Frame 1 (no input): blank canvas, image omitted
Frame 60 (no input): blank canvas, image omitted
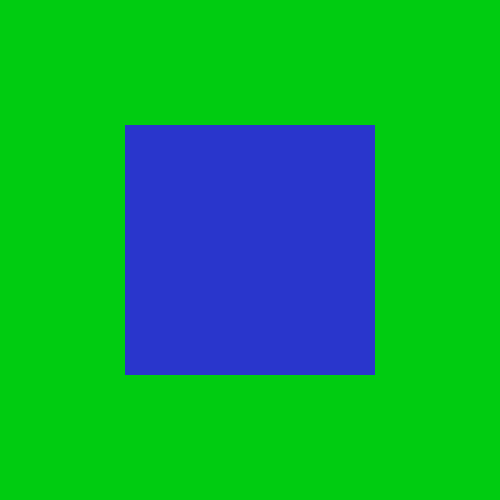
Frame 120 (the mouse pressed at the canvas centre since frame 60)

The p5.js sketch whose frames 1 and 60 were blank and that drew this single picture after the mouse press (run headless with seeded random() and noise() and a simulated clock; from frame 60 on, the mouse is pressed at the canvas centre):

// p5.js sketch
// ── sketch.js
function setup() {

	createCanvas(500, 500);
	colorMode(HSB, 360, 100, 100);

	//Making the rectangle centered in the canvas
	rectMode(CENTER);
	//Giving the rect no stokes around the sides
	noStroke();

}

function draw() {

	background(mouseY/2, mouseX/2, 80)

	//making the fill of the rect the opposite of the background colour by minusing it from the mouseY direction. 360-0 instead of 0-360.
	fill(360-mouseY/2, 80, 80);
	//positioning the rect in the center of the canvas and making it change size depending on the mouse positions 
	rect(width/2, height/2, mouseX, mouseX);

}
